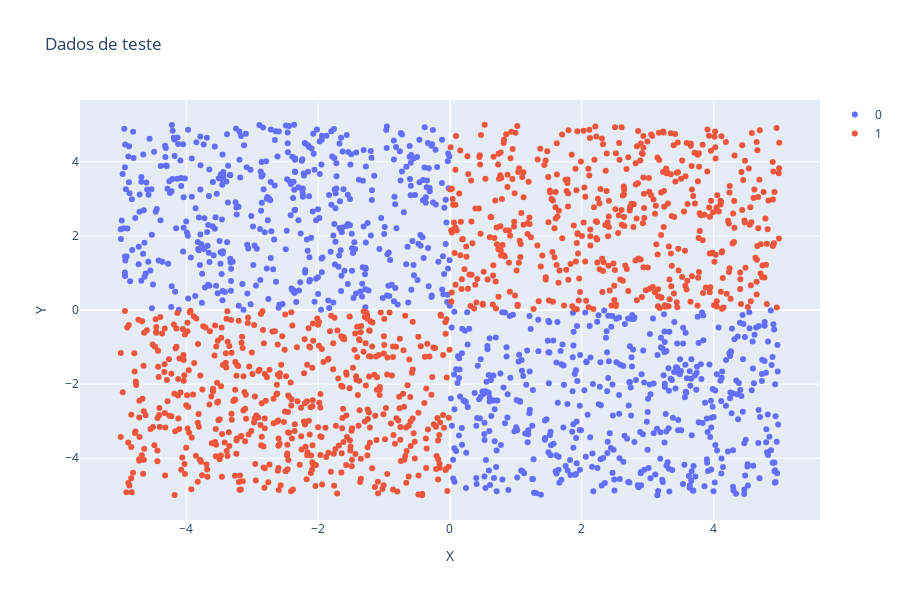

Notebook code cell kept with this figure:
### Code cell
fig = go.Figure()
fig.add_trace(go.Scatter(x=x_test[y_test==0,0], y=x_test[y_test==0,1], mode='markers', name='0'))
fig.add_trace(go.Scatter(x=x_test[y_test==1,0], y=x_test[y_test==1,1], mode='markers', name='1'))
fig.update_layout(title='Dados de teste', xaxis_title='X', yaxis_title='Y', height=600, width=900)
fig.show()

### Figure 1 — Plotly figure (JSON) as saved in the notebook; plotly's stock layout.template omitted (floating-point values rounded to 4 significant figures; data arrays with more than 128 entries replaced by an {"elided": "..."} marker saying what was removed)
{"data": [{"mode": "markers", "name": "0", "type": "scatter", "x": {"elided": "965 float values"}, "y": {"elided": "965 float values"}}, {"mode": "markers", "name": "1", "type": "scatter", "x": {"elided": "1035 float values"}, "y": {"elided": "1035 float values"}}], "layout": {"height": 600, "title": {"text": "Dados de teste"}, "width": 900, "xaxis": {"title": {"text": "X"}}, "yaxis": {"title": {"text": "Y"}}}}
